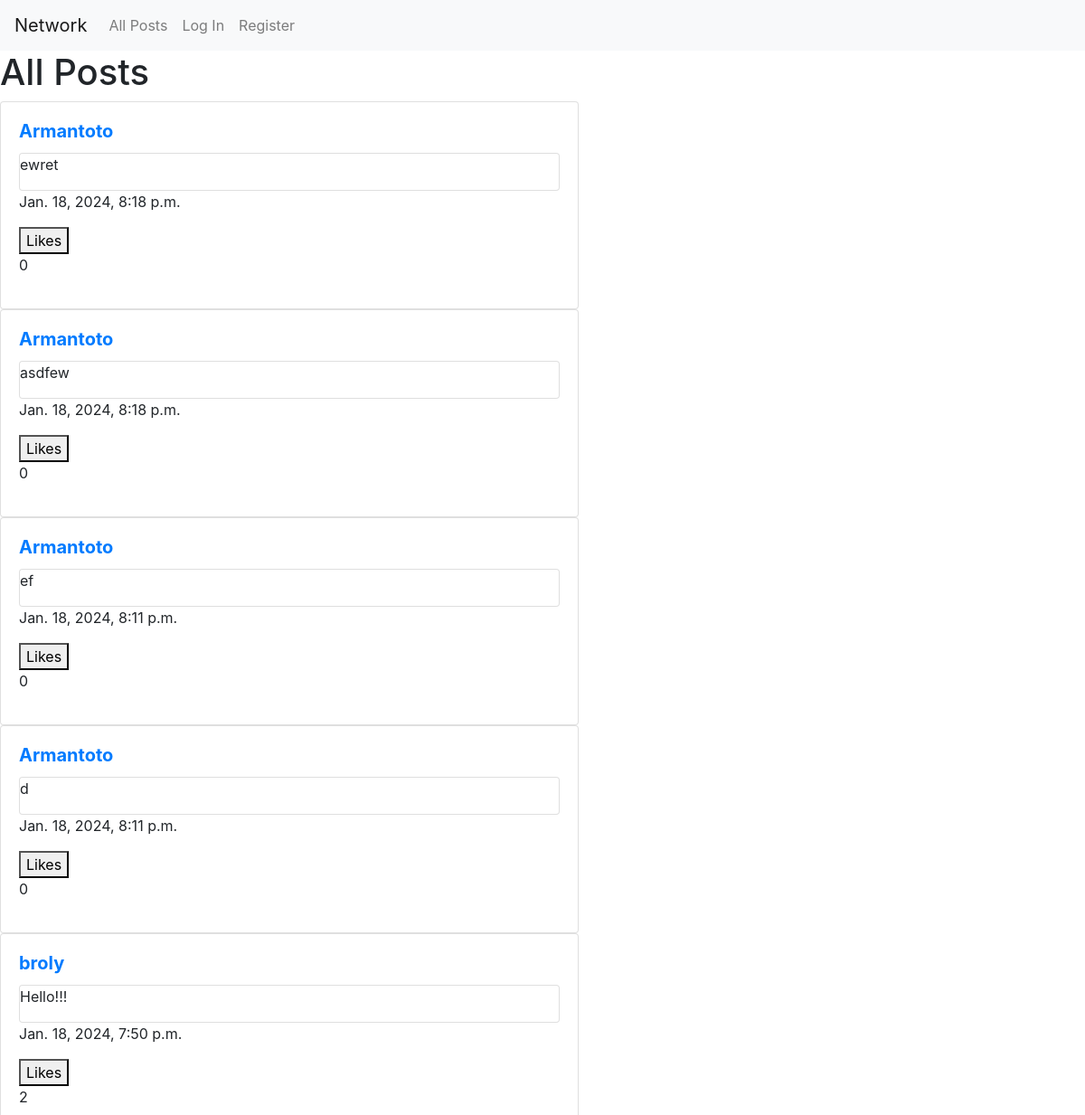
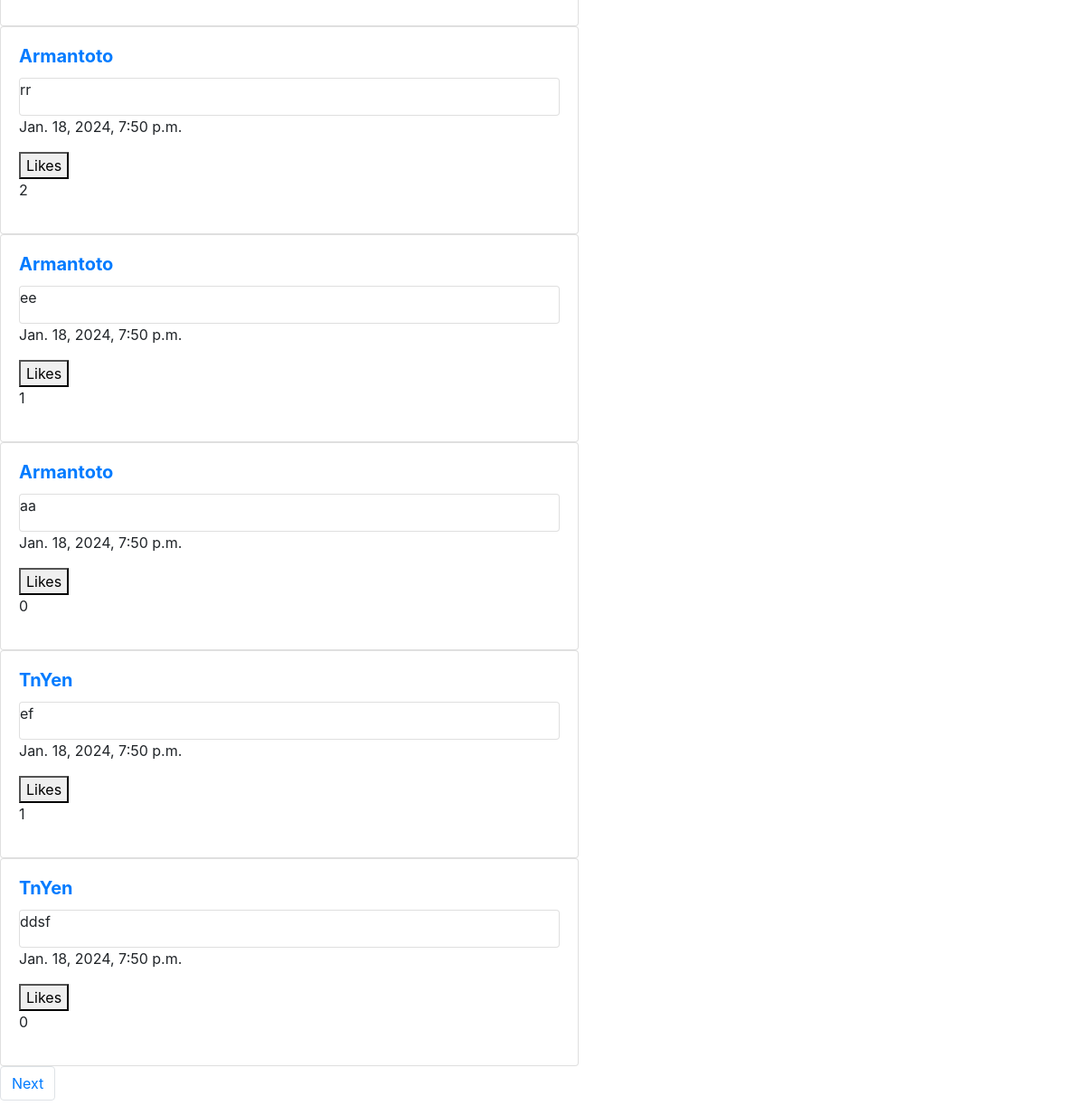
The page / on the database its author committed (2 pictures, top to bottom).
### network/models.py (models this page shows, shortened)
class Post(models.Model):
    creator = models.ForeignKey(User, blank=True, on_delete=models.CASCADE, related_name="creator")
    post_content = models.TextField(max_length=500, blank=True)
    date = models.DateField(auto_now_add=True)
    time = models.TimeField(auto_now_add=True)
    likes = models.ManyToManyField(User, related_name="liked_posts", blank=True)
    likes_count = models.IntegerField(default=0)

class User(AbstractUser):
    pass

### network/views.py (the view)
# urls.py: path("", views.index, name="index"),
def index(request):
    all_posts = Post.objects.all().order_by('-date', '-time')
    user = request.user
    paginator = Paginator(all_posts, 10)
    pageNumber = request.GET.get("page")
    rightPage = paginator.get_page(pageNumber)
    for post in rightPage:
        post.liked = post.likes.filter(pk=user.pk).exists()
        post.is_creator = (user == post.creator)
    return render(request, "network/index.html", {
        "allPosts": all_posts,
        "rightPage": rightPage
    })

### network/templates/network/index.html (shortened to what this page needs)
{% extends "network/layout.html" %}
{% block body %}
{% load static %}
<h1>All Posts</h1>
{% for post in rightPage  %}
<div class="card" style="width: 40rem;">
    <div class="card-body">
        <h5 class="card-title"><a href="{% url 'get_user' userID=post.creator.id %}"><strong>{{ post.creator }}</strong></a></h5>
        <div class="card">
            <p id="post-content-{{ post.id }}" class="card-text">{{ post.post_content }}</p>
        </div>
        <p>{{ post.date }}, {{ post.time }}</p>
        <button class="like" data-post-id="{{ post.id }}" data-liked="{{ post.liked }}">
          {% if user.is_authenticated %}
              {% if post.liked %}
                  Unlike
              {% else %}
                  Like
              {% endif %}
          {% else %}
              Likes
          {% endif %}
        </button>
        <p id="like-count-{{ post.id }}">{{ post.likes_count }}</p>
    </div>
</div>
{% endfor %}
<nav aria-label="Page navigation example">
    <ul class="pagination">
        {% if rightPage.has_next %}
        <li class="page-item"><a class="page-link" href="?page={{ rightPage.next_page_number }}">Next</a></li>
        {% endif %}
    </ul>
  </nav>
{% endblock %}

### rows shown on the page
Post: creator "Armantoto", post_content "ewret", date "Jan. 18, 2024", time "8:18 p.m.", likes_count "0"
Post: creator "Armantoto", post_content "asdfew", date "Jan. 18, 2024", time "8:18 p.m.", likes_count "0"
Post: creator "Armantoto", post_content "ef", date "Jan. 18, 2024", time "8:11 p.m.", likes_count "0"
Post: creator "Armantoto", post_content "d", date "Jan. 18, 2024", time "8:11 p.m.", likes_count "0"
Post: creator "broly", post_content "Hello!!!", date "Jan. 18, 2024", time "7:50 p.m.", likes_count "2"
Post: creator "Armantoto", post_content "rr", date "Jan. 18, 2024", time "7:50 p.m.", likes_count "2"
Post: creator "Armantoto", post_content "ee", date "Jan. 18, 2024", time "7:50 p.m.", likes_count "1"
Post: creator "Armantoto", post_content "aa", date "Jan. 18, 2024", time "7:50 p.m.", likes_count "0"
Post: creator "TnYen", post_content "ef", date "Jan. 18, 2024", time "7:50 p.m.", likes_count "1"
Post: creator "TnYen", post_content "ddsf", date "Jan. 18, 2024", time "7:50 p.m.", likes_count "0"
